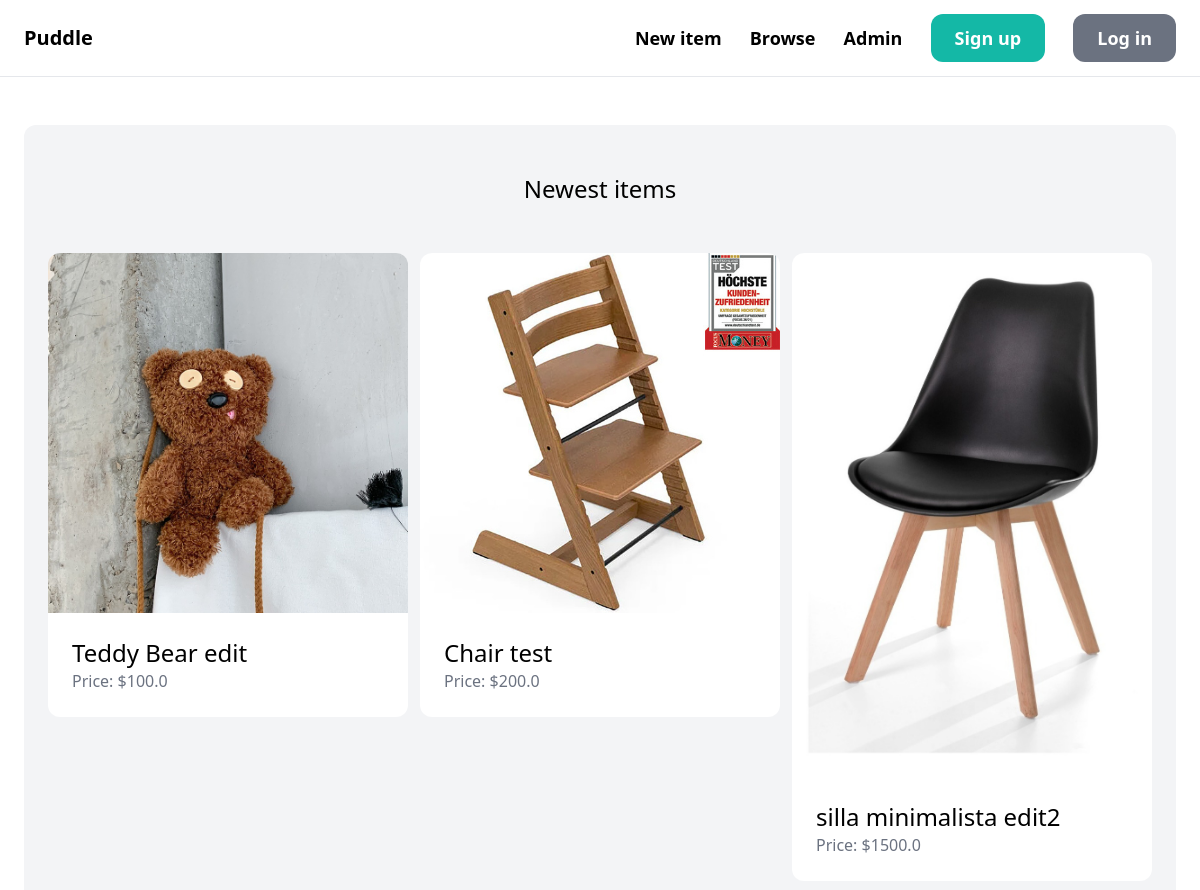
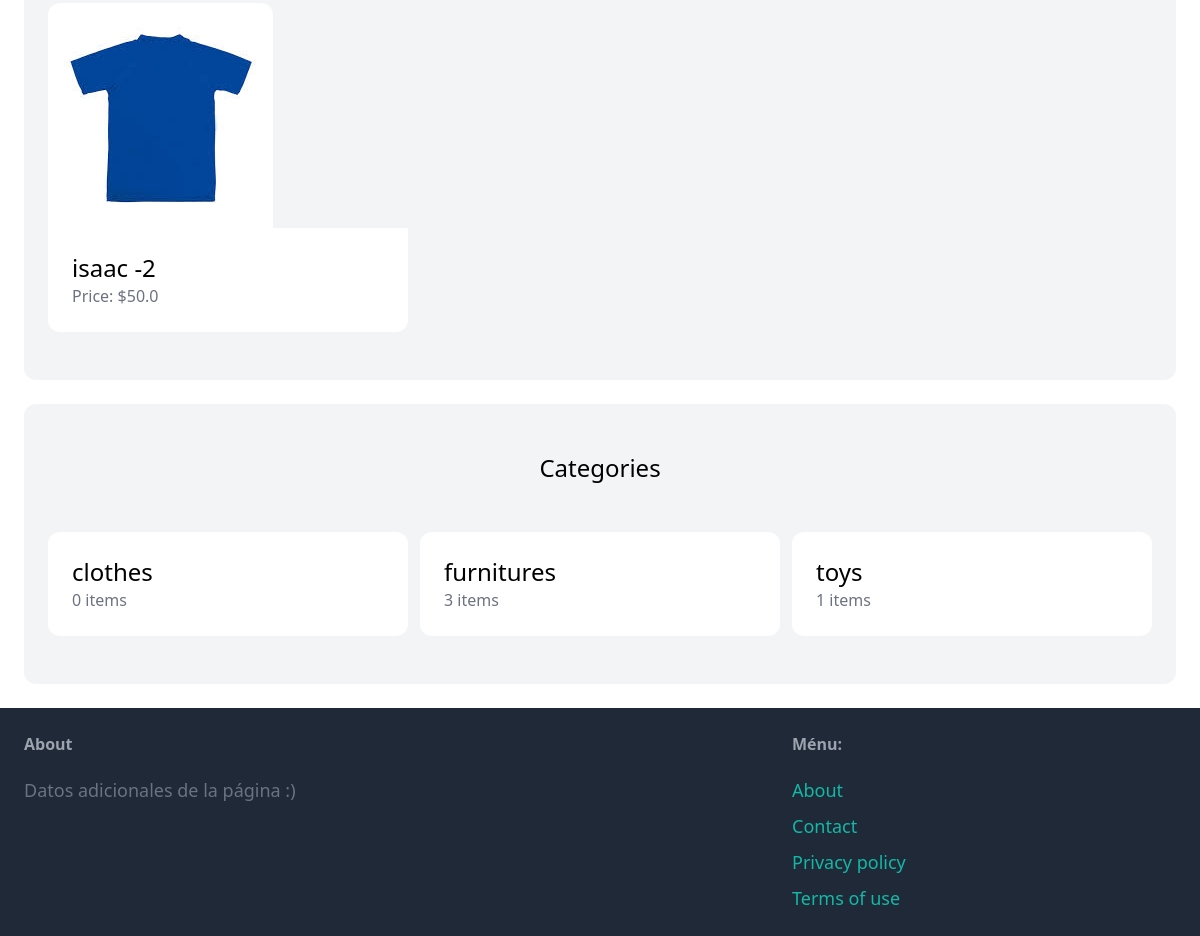
The page / on the database its author committed (2 pictures, top to bottom).
### item/models.py (models this page shows, shortened)
class Item(models.Model):
    category = models.ForeignKey(Category,related_name='items',on_delete=models.CASCADE)
    name = models.CharField(max_length=255)
    description = models.TextField(blank=True,null=True)
    price = models.FloatField()
    image = models.ImageField(upload_to='item_images',blank=True,null=True)
    is_sold = models.BooleanField(default=False)
    created_by = models.ForeignKey(User,related_name='items',on_delete=models.CASCADE)
    created_at = models.DateTimeField(auto_now_add=True)

class Category(models.Model):
    name = models.CharField(max_length=225)
    class Meta:
        ordering = ('name',)
        verbose_name_plural = 'Categories'

### core/views.py (the view)
# urls.py: path('',index,name='index'),
def index(request):
    items = Item.objects.filter(is_sold=False)[0:6]
    categories = Category.objects.all()
    return render(request,'core/index.html',{
        'categories': categories,
        'items': items,
    })

### core/templates/core/index.html (shortened to what this page needs)
{% extends 'core/base.html' %}
{% block content %}
<div class="mt-6 px-6 py-12 bg-gray-100 rounded-xl">
    <h2 class="mb-12 text-2xl text-center">Newest items</h2>
    <div class="grid grid-cols-3 gap-3">
        {% for item in items %}
        <div>
            <a href="{% url 'item:detail' item.id %}">
                <div>
                    <img class="rounded-t-xl" src="{{item.image.url}}" alt="">
                </div>
                <div class="p-6 bg-white rounded-b-xl">
                    <h2 class="text-2xl"> {{item.name}} </h2>
                    <p class="text-gray-500">Price: ${{item.price}} </p>
                </div>
            </a>
        </div>
        {% endfor %}
    </div>
</div>
<div class="mt-6 px-6 py-12 bg-gray-100 rounded-xl">
    <h2 class="mb-12 text-2xl text-center">Categories</h2>
    <div class="grid grid-cols-3 gap-3">
        {% for category in categories %}
        <div>
            <a href="#">
                <div class="p-6 bg-white rounded-xl">
                    <h2 class="text-2xl"> {{category.name}} </h2>
                    <p class="text-gray-500">{{category.items.count}} items</p>
                </div>
            </a>
        </div>
        {% endfor %}
    </div>
</div>
{% endblock %}

### rows shown on the page
Item: image (picture), name "Teddy Bear edit", price "100.0"
Item: image (picture), name "Chair test", price "200.0"
Item: image (picture), name "silla minimalista edit2", price "1500.0"
Item: image (picture), name "isaac -2", price "50.0"
Category: name "clothes", items.count "0"
Category: name "furnitures", items.count "3"
Category: name "toys", items.count "1"
